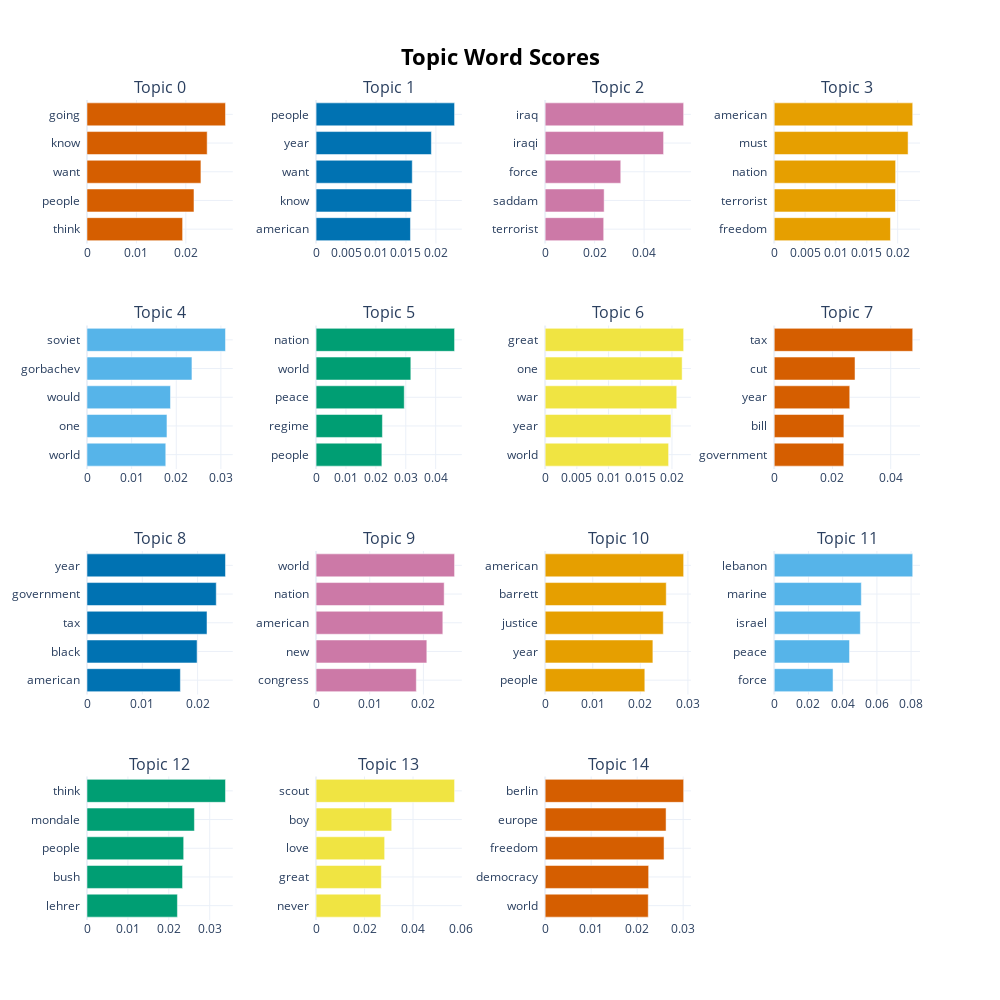
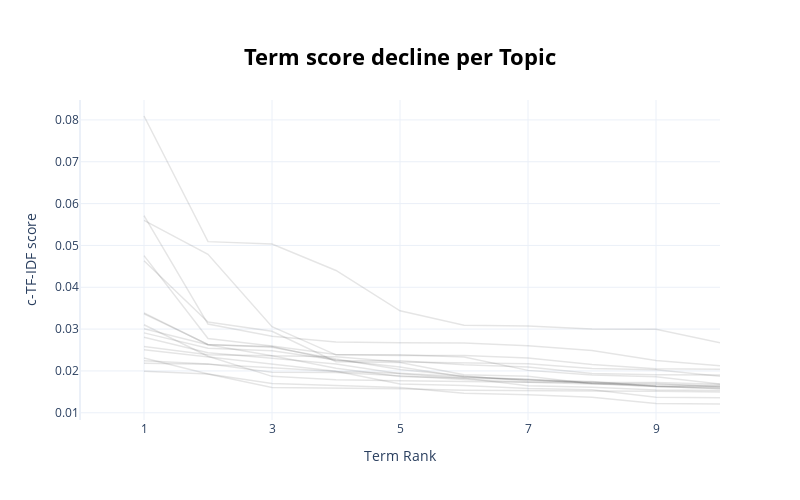
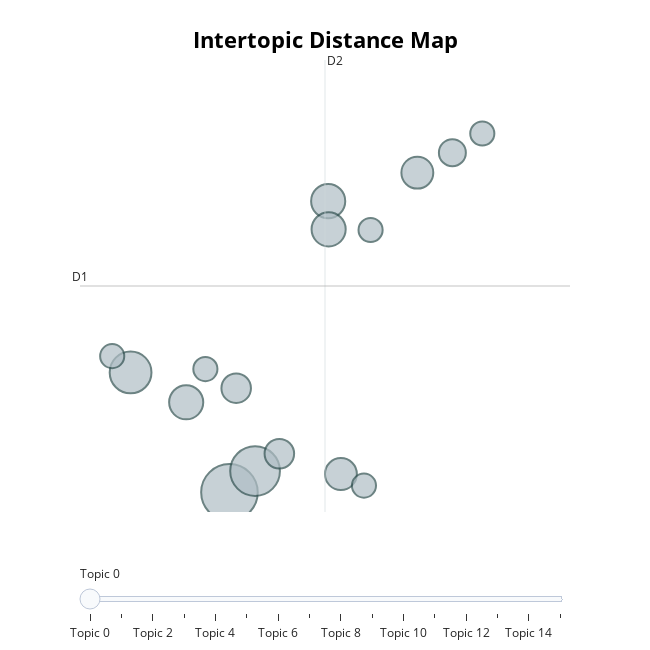
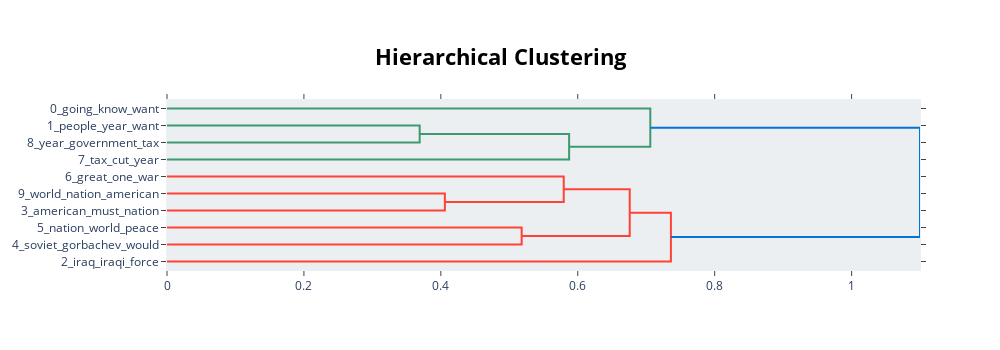

These figures' notebook cell, in order:
### Code cell
# Get the list of topics
n_1 = topic_model.get_topic_info()
display(n_1)
# To get the representative documents
representative_speeches = topic_model.get_representative_docs(0)

display(n_1,n_2)
# Get top 10 terms for a topic
display(topic_model.get_topic(1))

# Visualize top topic keywords
display(topic_model.visualize_barchart(top_n_topics=15))


# Visualize term rank decrease
display(topic_model.visualize_term_rank())


# Visualize intertopic distance
display(topic_model.visualize_topics())


# Visualize connections between topics using hierachical clustering
display(topic_model.visualize_hierarchy(top_n_topics=10))


# Visualize similarity using heatmap
display(topic_model.visualize_heatmap())


# Visualize probability distribution
display(topic_model.visualize_distribution(topic_model.probabilities_[0], min_probability=0.015))

### Figure 1 — Plotly figure (JSON) as saved in the notebook; plotly's stock layout.template omitted (floating-point values rounded to 4 significant figures)
{"data": [{"marker": {"color": "#D55E00"}, "orientation": "h", "type": "bar", "x": [0.01935, 0.02165, 0.02306, 0.02432, 0.02803], "xaxis": "x", "y": ["think  ", "people  ", "want  ", "know  ", "going  "], "yaxis": "y"}, {"marker": {"color": "#0072B2"}, "orientation": "h", "type": "bar", "x": [0.01575, 0.01594, 0.01605, 0.01924, 0.02311], "xaxis": "x2", "y": ["american  ", "know  ", "want  ", "year  ", "people  "], "yaxis": "y2"}, {"marker": {"color": "#CC79A7"}, "orientation": "h", "type": "bar", "x": [0.02367, 0.02385, 0.03056, 0.04787, 0.05599], "xaxis": "x3", "y": ["terrorist  ", "saddam  ", "force  ", "iraqi  ", "iraq  "], "yaxis": "y3"}, {"marker": {"color": "#E69F00"}, "orientation": "h", "type": "bar", "x": [0.01883, 0.01964, 0.01966, 0.02169, 0.02243], "xaxis": "x4", "y": ["freedom  ", "terrorist  ", "nation  ", "must  ", "american  "], "yaxis": "y4"}, {"marker": {"color": "#56B4E9"}, "orientation": "h", "type": "bar", "x": [0.01765, 0.01792, 0.0187, 0.02351, 0.03103], "xaxis": "x5", "y": ["world  ", "one  ", "would  ", "gorbachev  ", "soviet  "], "yaxis": "y5"}, {"marker": {"color": "#009E73"}, "orientation": "h", "type": "bar", "x": [0.022, 0.02218, 0.02949, 0.03169, 0.04632], "xaxis": "x6", "y": ["people  ", "regime  ", "peace  ", "world  ", "nation  "], "yaxis": "y6"}, {"marker": {"color": "#F0E442"}, "orientation": "h", "type": "bar", "x": [0.01947, 0.01984, 0.02075, 0.0216, 0.02184], "xaxis": "x7", "y": ["world  ", "year  ", "war  ", "one  ", "great  "], "yaxis": "y7"}, {"marker": {"color": "#D55E00"}, "orientation": "h", "type": "bar", "x": [0.0239, 0.02392, 0.02594, 0.02775, 0.04756], "xaxis": "x8", "y": ["government  ", "bill  ", "year  ", "cut  ", "tax  "], "yaxis": "y8"}, {"marker": {"color": "#0072B2"}, "orientation": "h", "type": "bar", "x": [0.01688, 0.0199, 0.0217, 0.02337, 0.02504], "xaxis": "x9", "y": ["american  ", "black  ", "tax  ", "government  ", "year  "], "yaxis": "y9"}, {"marker": {"color": "#CC79A7"}, "orientation": "h", "type": "bar", "x": [0.01868, 0.02064, 0.02362, 0.02387, 0.02581], "xaxis": "x10", "y": ["congress  ", "new  ", "american  ", "nation  ", "world  "], "yaxis": "y10"}, {"marker": {"color": "#E69F00"}, "orientation": "h", "type": "bar", "x": [0.02094, 0.02263, 0.02482, 0.02544, 0.0291], "xaxis": "x11", "y": ["people  ", "year  ", "justice  ", "barrett  ", "american  "], "yaxis": "y11"}, {"marker": {"color": "#56B4E9"}, "orientation": "h", "type": "bar", "x": [0.03438, 0.04401, 0.05033, 0.05091, 0.08093], "xaxis": "x12", "y": ["force  ", "peace  ", "israel  ", "marine  ", "lebanon  "], "yaxis": "y12"}, {"marker": {"color": "#009E73"}, "orientation": "h", "type": "bar", "x": [0.02211, 0.02336, 0.02364, 0.02626, 0.03386], "xaxis": "x13", "y": ["lehrer  ", "bush  ", "people  ", "mondale  ", "think  "], "yaxis": "y13"}, {"marker": {"color": "#F0E442"}, "orientation": "h", "type": "bar", "x": [0.02671, 0.02692, 0.02829, 0.03121, 0.05714], "xaxis": "x14", "y": ["never  ", "great  ", "love  ", "boy  ", "scout  "], "yaxis": "y14"}, {"marker": {"color": "#D55E00"}, "orientation": "h", "type": "bar", "x": [0.02241, 0.02249, 0.02584, 0.02628, 0.0301], "xaxis": "x15", "y": ["world  ", "democracy  ", "freedom  ", "europe  ", "berlin  "], "yaxis": "y15"}], "layout": {"annotations": [{"font": {"size": 16}, "showarrow": false, "text": "Topic 0", "x": 0.0875, "xanchor": "center", "xref": "paper", "y": 1, "yanchor": "bottom", "yref": "paper"}, {"font": {"size": 16}, "showarrow": false, "text": "Topic 1", "x": 0.3625, "xanchor": "center", "xref": "paper", "y": 1, "yanchor": "bottom", "yref": "paper"}, {"font": {"size": 16}, "showarrow": false, "text": "Topic 2", "x": 0.6375, "xanchor": "center", "xref": "paper", "y": 1, "yanchor": "bottom", "yref": "paper"}, {"font": {"size": 16}, "showarrow": false, "text": "Topic 3", "x": 0.9125, "xanchor": "center", "xref": "paper", "y": 1, "yanchor": "bottom", "yref": "paper"}, {"font": {"size": 16}, "showarrow": false, "text": "Topic 4", "x": 0.0875, "xanchor": "center", "xref": "paper", "y": 0.725, "yanchor": "bottom", "yref": "paper"}, {"font": {"size": 16}, "showarrow": false, "text": "Topic 5", "x": 0.3625, "xanchor": "center", "xref": "paper", "y": 0.725, "yanchor": "bottom", "yref": "paper"}, {"font": {"size": 16}, "showarrow": false, "text": "Topic 6", "x": 0.6375, "xanchor": "center", "xref": "paper", "y": 0.725, "yanchor": "bottom", "yref": "paper"}, {"font": {"size": 16}, "showarrow": false, "text": "Topic 7", "x": 0.9125, "xanchor": "center", "xref": "paper", "y": 0.725, "yanchor": "bottom", "yref": "paper"}, {"font": {"size": 16}, "showarrow": false, "text": "Topic 8", "x": 0.0875, "xanchor": "center", "xref": "paper", "y": 0.45, "yanchor": "bottom", "yref": "paper"}, {"font": {"size": 16}, "showarrow": false, "text": "Topic 9", "x": 0.3625, "xanchor": "center", "xref": "paper", "y": 0.45, "yanchor": "bottom", "yref": "paper"}, {"font": {"size": 16}, "showarrow": false, "text": "Topic 10", "x": 0.6375, "xanchor": "center", "xref": "paper", "y": 0.45, "yanchor": "bottom", "yref": "paper"}, {"font": {"size": 16}, "showarrow": false, "text": "Topic 11", "x": 0.9125, "xanchor": "center", "xref": "paper", "y": 0.45, "yanchor": "bottom", "yref": "paper"}, {"font": {"size": 16}, "showarrow": false, "text": "Topic 12", "x": 0.0875, "xanchor": "center", "xref": "paper", "y": 0.175, "yanchor": "bottom", "yref": "paper"}, {"font": {"size": 16}, "showarrow": false, "text": "Topic 13", "x": 0.3625, "xanchor": "center", "xref": "paper", "y": 0.175, "yanchor": "bottom", "yref": "paper"}, {"font": {"size": 16}, "showarrow": false, "text": "Topic 14", "x": 0.6375, "xanchor": "center", "xref": "paper", "y": 0.175, "yanchor": "bottom", "yref": "paper"}], "height": 1000, "hoverlabel": {"bgcolor": "white", "font": {"family": "Rockwell", "size": 16}}, "showlegend": false, "title": {"font": {"color": "Black", "size": 22}, "text": "<b>Topic Word Scores", "x": 0.5, "xanchor": "center", "yanchor": "top"}, "width": 1000, "xaxis": {"anchor": "y", "domain": [0, 0.175], "showgrid": true}, "xaxis10": {"anchor": "y10", "domain": [0.275, 0.45], "showgrid": true}, "xaxis11": {"anchor": "y11", "domain": [0.55, 0.725], "showgrid": true}, "xaxis12": {"anchor": "y12", "domain": [0.825, 1], "showgrid": true}, "xaxis13": {"anchor": "y13", "domain": [0, 0.175], "showgrid": true}, "xaxis14": {"anchor": "y14", "domain": [0.275, 0.45], "showgrid": true}, "xaxis15": {"anchor": "y15", "domain": [0.55, 0.725], "showgrid": true}, "xaxis16": {"anchor": "y16", "domain": [0.825, 1], "showgrid": true}, "xaxis2": {"anchor": "y2", "domain": [0.275, 0.45], "showgrid": true}, "xaxis3": {"anchor": "y3", "domain": [0.55, 0.725], "showgrid": true}, "xaxis4": {"anchor": "y4", "domain": [0.825, 1], "showgrid": true}, "xaxis5": {"anchor": "y5", "domain": [0, 0.175], "showgrid": true}, "xaxis6": {"anchor": "y6", "domain": [0.275, 0.45], "showgrid": true}, "xaxis7": {"anchor": "y7", "domain": [0.55, 0.725], "showgrid": true}, "xaxis8": {"anchor": "y8", "domain": [0.825, 1], "showgrid": true}, "xaxis9": {"anchor": "y9", "domain": [0, 0.175], "showgrid": true}, "yaxis": {"anchor": "x", "domain": [0.825, 1], "showgrid": true}, "yaxis10": {"anchor": "x10", "domain": [0.275, 0.45], "showgrid": true}, "yaxis11": {"anchor": "x11", "domain": [0.275, 0.45], "showgrid": true}, "yaxis12": {"anchor": "x12", "domain": [0.275, 0.45], "showgrid": true}, "yaxis13": {"anchor": "x13", "domain": [0, 0.175], "showgrid": true}, "yaxis14": {"anchor": "x14", "domain": [0, 0.175], "showgrid": true}, "yaxis15": {"anchor": "x15", "domain": [0, 0.175], "showgrid": true}, "yaxis16": {"anchor": "x16", "domain": [0, 0.175], "showgrid": true}, "yaxis2": {"anchor": "x2", "domain": [0.825, 1], "showgrid": true}, "yaxis3": {"anchor": "x3", "domain": [0.825, 1], "showgrid": true}, "yaxis4": {"anchor": "x4", "domain": [0.825, 1], "showgrid": true}, "yaxis5": {"anchor": "x5", "domain": [0.55, 0.725], "showgrid": true}, "yaxis6": {"anchor": "x6", "domain": [0.55, 0.725], "showgrid": true}, "yaxis7": {"anchor": "x7", "domain": [0.55, 0.725], "showgrid": true}, "yaxis8": {"anchor": "x8", "domain": [0.55, 0.725], "showgrid": true}, "yaxis9": {"anchor": "x9", "domain": [0.275, 0.45], "showgrid": true}}}

### Figure 2 — Plotly figure (JSON) as saved in the notebook; plotly's stock layout.template omitted (floating-point values rounded to 4 significant figures)
{"data": [{"hovertext": "<b>Topic -1</b>:people_american_one_know_year_grea", "line": {"color": "black", "width": 1.5}, "mode": "lines+lines", "name": "", "opacity": 0.1, "type": "scatter", "x": [1, 2, 3, 4, 5, 6, 7, 8, 9, 10], "y": [0.0199, 0.01928, 0.01697, 0.01645, 0.01605, 0.01466, 0.01429, 0.01372, 0.01221, 0.01209]}, {"hovertext": "<b>Topic 0</b>:going_know_want_people_think_go_lot", "line": {"color": "black", "width": 1.5}, "mode": "lines+lines", "name": "", "opacity": 0.1, "type": "scatter", "x": [1, 2, 3, 4, 5, 6, 7, 8, 9, 10], "y": [0.02803, 0.02432, 0.02306, 0.02165, 0.01935, 0.01828, 0.01644, 0.01612, 0.01546, 0.01533]}, {"hovertext": "<b>Topic 1</b>:people_year_want_know_american_grea", "line": {"color": "black", "width": 1.5}, "mode": "lines+lines", "name": "", "opacity": 0.1, "type": "scatter", "x": [1, 2, 3, 4, 5, 6, 7, 8, 9, 10], "y": [0.02311, 0.01924, 0.01605, 0.01594, 0.01575, 0.01541, 0.01525, 0.0152, 0.01513, 0.01494]}, {"hovertext": "<b>Topic 2</b>:iraq_iraqi_force_saddam_terrorist_w", "line": {"color": "black", "width": 1.5}, "mode": "lines+lines", "name": "", "opacity": 0.1, "type": "scatter", "x": [1, 2, 3, 4, 5, 6, 7, 8, 9, 10], "y": [0.05599, 0.04787, 0.03056, 0.02385, 0.02367, 0.02366, 0.02308, 0.02152, 0.02052, 0.0204]}, {"hovertext": "<b>Topic 3</b>:american_must_nation_terrorist_free", "line": {"color": "black", "width": 1.5}, "mode": "lines+lines", "name": "", "opacity": 0.1, "type": "scatter", "x": [1, 2, 3, 4, 5, 6, 7, 8, 9, 10], "y": [0.02243, 0.02169, 0.01966, 0.01964, 0.01883, 0.01795, 0.01729, 0.01723, 0.01722, 0.01679]}, {"hovertext": "<b>Topic 4</b>:soviet_gorbachev_would_one_world_nu", "line": {"color": "black", "width": 1.5}, "mode": "lines+lines", "name": "", "opacity": 0.1, "type": "scatter", "x": [1, 2, 3, 4, 5, 6, 7, 8, 9, 10], "y": [0.03103, 0.02351, 0.0187, 0.01792, 0.01765, 0.01753, 0.01731, 0.0169, 0.01679, 0.01651]}, {"hovertext": "<b>Topic 5</b>:nation_world_peace_regime_people_so", "line": {"color": "black", "width": 1.5}, "mode": "lines+lines", "name": "", "opacity": 0.1, "type": "scatter", "x": [1, 2, 3, 4, 5, 6, 7, 8, 9, 10], "y": [0.04632, 0.03169, 0.02949, 0.02218, 0.022, 0.01911, 0.01871, 0.01691, 0.01629, 0.01608]}, {"hovertext": "<b>Topic 6</b>:great_one_war_year_world_military_f", "line": {"color": "black", "width": 1.5}, "mode": "lines+lines", "name": "", "opacity": 0.1, "type": "scatter", "x": [1, 2, 3, 4, 5, 6, 7, 8, 9, 10], "y": [0.02184, 0.0216, 0.02075, 0.01984, 0.01947, 0.01869, 0.01787, 0.01706, 0.01626, 0.01581]}, {"hovertext": "<b>Topic 7</b>:tax_cut_year_bill_government_budget", "line": {"color": "black", "width": 1.5}, "mode": "lines+lines", "name": "", "opacity": 0.1, "type": "scatter", "x": [1, 2, 3, 4, 5, 6, 7, 8, 9, 10], "y": [0.04756, 0.02775, 0.02594, 0.02392, 0.0239, 0.02333, 0.02013, 0.019, 0.01861, 0.01686]}, {"hovertext": "<b>Topic 8</b>:year_government_tax_black_american_", "line": {"color": "black", "width": 1.5}, "mode": "lines+lines", "name": "", "opacity": 0.1, "type": "scatter", "x": [1, 2, 3, 4, 5, 6, 7, 8, 9, 10], "y": [0.02504, 0.02337, 0.0217, 0.0199, 0.01688, 0.01651, 0.01578, 0.01549, 0.01373, 0.0136]}, {"hovertext": "<b>Topic 9</b>:world_nation_american_new_congress_", "line": {"color": "black", "width": 1.5}, "mode": "lines+lines", "name": "", "opacity": 0.1, "type": "scatter", "x": [1, 2, 3, 4, 5, 6, 7, 8, 9, 10], "y": [0.02581, 0.02387, 0.02362, 0.02064, 0.01868, 0.01834, 0.01797, 0.01703, 0.017, 0.01616]}, {"hovertext": "<b>Topic 10</b>:american_barrett_justice_year_peop", "line": {"color": "black", "width": 1.5}, "mode": "lines+lines", "name": "", "opacity": 0.1, "type": "scatter", "x": [1, 2, 3, 4, 5, 6, 7, 8, 9, 10], "y": [0.0291, 0.02544, 0.02482, 0.02263, 0.02094, 0.01855, 0.01798, 0.01734, 0.01637, 0.01632]}, {"hovertext": "<b>Topic 11</b>:lebanon_marine_israel_peace_force_", "line": {"color": "black", "width": 1.5}, "mode": "lines+lines", "name": "", "opacity": 0.1, "type": "scatter", "x": [1, 2, 3, 4, 5, 6, 7, 8, 9, 10], "y": [0.08093, 0.05091, 0.05033, 0.04401, 0.03438, 0.03093, 0.03074, 0.03, 0.02998, 0.02674]}, {"hovertext": "<b>Topic 12</b>:think_mondale_people_bush_lehrer_q", "line": {"color": "black", "width": 1.5}, "mode": "lines+lines", "name": "", "opacity": 0.1, "type": "scatter", "x": [1, 2, 3, 4, 5, 6, 7, 8, 9, 10], "y": [0.03386, 0.02626, 0.02364, 0.02336, 0.02211, 0.02192, 0.02173, 0.02059, 0.02027, 0.01873]}, {"hovertext": "<b>Topic 13</b>:scout_boy_love_great_never_nation_", "line": {"color": "black", "width": 1.5}, "mode": "lines+lines", "name": "", "opacity": 0.1, "type": "scatter", "x": [1, 2, 3, 4, 5, 6, 7, 8, 9, 10], "y": [0.05714, 0.03121, 0.02829, 0.02692, 0.02671, 0.02665, 0.02603, 0.02489, 0.02251, 0.02124]}, {"hovertext": "<b>Topic 14</b>:berlin_europe_freedom_democracy_wo", "line": {"color": "black", "width": 1.5}, "mode": "lines+lines", "name": "", "opacity": 0.1, "type": "scatter", "x": [1, 2, 3, 4, 5, 6, 7, 8, 9, 10], "y": [0.0301, 0.02628, 0.02584, 0.02249, 0.02241, 0.02149, 0.02096, 0.0194, 0.01911, 0.01904]}, {"hovertext": "<b>Topic 15</b>:border_market_people_financial_wor", "line": {"color": "black", "width": 1.5}, "mode": "lines+lines", "name": "", "opacity": 0.1, "type": "scatter", "x": [1, 2, 3, 4, 5, 6, 7, 8, 9, 10], "y": [0.03364, 0.02631, 0.02568, 0.02284, 0.02036, 0.01876, 0.01759, 0.01747, 0.01635, 0.01577]}], "layout": {"height": 500, "hoverlabel": {"bgcolor": "white", "font": {"family": "Rockwell", "size": 16}}, "showlegend": false, "title": {"font": {"color": "Black", "size": 22}, "text": "<b>Term score decline per Topic</b>", "x": 0.5, "xanchor": "center", "y": 0.9, "yanchor": "top"}, "width": 800, "xaxis": {"dtick": 2, "range": [0, 10], "tick0": 1, "title": {"text": "Term Rank"}}, "yaxis": {"title": {"text": "c-TF-IDF score"}}}}

### Figure 3 — Plotly figure (JSON) as saved in the notebook; plotly's stock layout.template omitted (floating-point values rounded to 4 significant figures)
{"data": [{"customdata": [[0, "going | know | want | people | think", 22], [1, "people | year | want | know | american", 17], [2, "iraq | iraqi | force | saddam | terrorist", 12], [3, "american | must | nation | terrorist | freedom", 8], [4, "soviet | gorbachev | would | one | world", 8], [5, "nation | world | peace | regime | people", 8], [6, "great | one | war | year | world", 7], [7, "tax | cut | year | bill | government", 7], [8, "year | government | tax | black | american", 6], [9, "world | nation | american | new | congress", 6], [10, "american | barrett | justice | year | people", 5], [11, "lebanon | marine | israel | peace | force", 4], [12, "think | mondale | people | bush | lehrer", 4], [13, "scout | boy | love | great | never", 4], [14, "berlin | europe | freedom | democracy | world", 4], [15, "border | market | people | financial | work", 4]], "hovertemplate": "<b>Topic %{customdata[0]}</b><br>Words: %{customdata[1]}<br>Size: %{customdata[2]}", "legendgroup": "", "marker": {"color": "#B0BEC5", "line": {"color": "DarkSlateGrey", "width": 2}, "size": [22, 17, 12, 8, 8, 8, 7, 7, 6, 6, 5, 4, 4, 4, 4, 4], "sizemode": "area", "sizeref": 0.01375, "symbol": "circle"}, "mode": "markers", "name": "", "orientation": "v", "showlegend": false, "type": "scatter", "x": [3.83, 4.126, 2.689, 3.331, 4.97, 4.975, 5.999, 5.117, 4.406, 3.908, 6.403, 2.477, 5.383, 6.749, 5.459, 3.553], "xaxis": "x", "y": [2.235, 2.599, 4.283, 3.773, 7.208, 6.727, 7.695, 2.548, 2.895, 4.014, 8.036, 4.562, 2.351, 8.364, 6.715, 4.34], "yaxis": "y"}], "layout": {"annotations": [{"showarrow": false, "text": "D1", "x": 2.106, "y": 5.759, "yshift": 10}, {"showarrow": false, "text": "D2", "x": 4.933, "xshift": 10, "y": 9.618}], "height": 650, "hoverlabel": {"bgcolor": "white", "font": {"family": "Rockwell", "size": 16}}, "legend": {"itemsizing": "constant", "tracegroupgap": 0}, "margin": {"t": 60}, "shapes": [{"line": {"color": "#CFD8DC", "width": 2}, "type": "line", "x0": 4.933, "x1": 4.933, "y0": 1.9, "y1": 9.618}, {"line": {"color": "#9E9E9E", "width": 2}, "type": "line", "x0": 2.106, "x1": 7.761, "y0": 5.759, "y1": 5.759}], "sliders": [{"active": 0, "pad": {"t": 50}, "steps": [{"args": [{"marker.color": [["red", "#B0BEC5", "#B0BEC5", "#B0BEC5", "#B0BEC5", "#B0BEC5", "#B0BEC5", "#B0BEC5", "#B0BEC5", "#B0BEC5", "#B0BEC5", "#B0BEC5", "#B0BEC5", "#B0BEC5", "#B0BEC5", "#B0BEC5"]]}], "label": "Topic 0", "method": "update"}, {"args": [{"marker.color": [["#B0BEC5", "red", "#B0BEC5", "#B0BEC5", "#B0BEC5", "#B0BEC5", "#B0BEC5", "#B0BEC5", "#B0BEC5", "#B0BEC5", "#B0BEC5", "#B0BEC5", "#B0BEC5", "#B0BEC5", "#B0BEC5", "#B0BEC5"]]}], "label": "Topic 1", "method": "update"}, {"args": [{"marker.color": [["#B0BEC5", "#B0BEC5", "red", "#B0BEC5", "#B0BEC5", "#B0BEC5", "#B0BEC5", "#B0BEC5", "#B0BEC5", "#B0BEC5", "#B0BEC5", "#B0BEC5", "#B0BEC5", "#B0BEC5", "#B0BEC5", "#B0BEC5"]]}], "label": "Topic 2", "method": "update"}, {"args": [{"marker.color": [["#B0BEC5", "#B0BEC5", "#B0BEC5", "red", "#B0BEC5", "#B0BEC5", "#B0BEC5", "#B0BEC5", "#B0BEC5", "#B0BEC5", "#B0BEC5", "#B0BEC5", "#B0BEC5", "#B0BEC5", "#B0BEC5", "#B0BEC5"]]}], "label": "Topic 3", "method": "update"}, {"args": [{"marker.color": [["#B0BEC5", "#B0BEC5", "#B0BEC5", "#B0BEC5", "red", "#B0BEC5", "#B0BEC5", "#B0BEC5", "#B0BEC5", "#B0BEC5", "#B0BEC5", "#B0BEC5", "#B0BEC5", "#B0BEC5", "#B0BEC5", "#B0BEC5"]]}], "label": "Topic 4", "method": "update"}, {"args": [{"marker.color": [["#B0BEC5", "#B0BEC5", "#B0BEC5", "#B0BEC5", "#B0BEC5", "red", "#B0BEC5", "#B0BEC5", "#B0BEC5", "#B0BEC5", "#B0BEC5", "#B0BEC5", "#B0BEC5", "#B0BEC5", "#B0BEC5", "#B0BEC5"]]}], "label": "Topic 5", "method": "update"}, {"args": [{"marker.color": [["#B0BEC5", "#B0BEC5", "#B0BEC5", "#B0BEC5", "#B0BEC5", "#B0BEC5", "red", "#B0BEC5", "#B0BEC5", "#B0BEC5", "#B0BEC5", "#B0BEC5", "#B0BEC5", "#B0BEC5", "#B0BEC5", "#B0BEC5"]]}], "label": "Topic 6", "method": "update"}, {"args": [{"marker.color": [["#B0BEC5", "#B0BEC5", "#B0BEC5", "#B0BEC5", "#B0BEC5", "#B0BEC5", "#B0BEC5", "red", "#B0BEC5", "#B0BEC5", "#B0BEC5", "#B0BEC5", "#B0BEC5", "#B0BEC5", "#B0BEC5", "#B0BEC5"]]}], "label": "Topic 7", "method": "update"}, {"args": [{"marker.color": [["#B0BEC5", "#B0BEC5", "#B0BEC5", "#B0BEC5", "#B0BEC5", "#B0BEC5", "#B0BEC5", "#B0BEC5", "red", "#B0BEC5", "#B0BEC5", "#B0BEC5", "#B0BEC5", "#B0BEC5", "#B0BEC5", "#B0BEC5"]]}], "label": "Topic 8", "method": "update"}, {"args": [{"marker.color": [["#B0BEC5", "#B0BEC5", "#B0BEC5", "#B0BEC5", "#B0BEC5", "#B0BEC5", "#B0BEC5", "#B0BEC5", "#B0BEC5", "red", "#B0BEC5", "#B0BEC5", "#B0BEC5", "#B0BEC5", "#B0BEC5", "#B0BEC5"]]}], "label": "Topic 9", "method": "update"}, {"args": [{"marker.color": [["#B0BEC5", "#B0BEC5", "#B0BEC5", "#B0BEC5", "#B0BEC5", "#B0BEC5", "#B0BEC5", "#B0BEC5", "#B0BEC5", "#B0BEC5", "red", "#B0BEC5", "#B0BEC5", "#B0BEC5", "#B0BEC5", "#B0BEC5"]]}], "label": "Topic 10", "method": "update"}, {"args": [{"marker.color": [["#B0BEC5", "#B0BEC5", "#B0BEC5", "#B0BEC5", "#B0BEC5", "#B0BEC5", "#B0BEC5", "#B0BEC5", "#B0BEC5", "#B0BEC5", "#B0BEC5", "red", "#B0BEC5", "#B0BEC5", "#B0BEC5", "#B0BEC5"]]}], "label": "Topic 11", "method": "update"}, {"args": [{"marker.color": [["#B0BEC5", "#B0BEC5", "#B0BEC5", "#B0BEC5", "#B0BEC5", "#B0BEC5", "#B0BEC5", "#B0BEC5", "#B0BEC5", "#B0BEC5", "#B0BEC5", "#B0BEC5", "red", "#B0BEC5", "#B0BEC5", "#B0BEC5"]]}], "label": "Topic 12", "method": "update"}, {"args": [{"marker.color": [["#B0BEC5", "#B0BEC5", "#B0BEC5", "#B0BEC5", "#B0BEC5", "#B0BEC5", "#B0BEC5", "#B0BEC5", "#B0BEC5", "#B0BEC5", "#B0BEC5", "#B0BEC5", "#B0BEC5", "red", "#B0BEC5", "#B0BEC5"]]}], "label": "Topic 13", "method": "update"}, {"args": [{"marker.color": [["#B0BEC5", "#B0BEC5", "#B0BEC5", "#B0BEC5", "#B0BEC5", "#B0BEC5", "#B0BEC5", "#B0BEC5", "#B0BEC5", "#B0BEC5", "#B0BEC5", "#B0BEC5", "#B0BEC5", "#B0BEC5", "red", "#B0BEC5"]]}], "label": "Topic 14", "method": "update"}, {"args": [{"marker.color": [["#B0BEC5", "#B0BEC5", "#B0BEC5", "#B0BEC5", "#B0BEC5", "#B0BEC5", "#B0BEC5", "#B0BEC5", "#B0BEC5", "#B0BEC5", "#B0BEC5", "#B0BEC5", "#B0BEC5", "#B0BEC5", "#B0BEC5", "red"]]}], "label": "Topic 15", "method": "update"}]}], "title": {"font": {"color": "Black", "size": 22}, "text": "<b>Intertopic Distance Map", "x": 0.5, "xanchor": "center", "y": 0.95, "yanchor": "top"}, "width": 650, "xaxis": {"anchor": "y", "domain": [0, 1], "range": [2.106, 7.761], "title": {"text": ""}, "visible": false}, "yaxis": {"anchor": "x", "domain": [0, 1], "range": [1.9, 9.618], "title": {"text": ""}, "visible": false}}}

### Figure 4 — Plotly figure (JSON) as saved in the notebook; plotly's stock layout.template omitted (floating-point values rounded to 4 significant figures)
{"data": [{"hoverinfo": "text", "marker": {"color": "rgb(61,153,112)"}, "mode": "lines", "type": "scatter", "x": [0, 0.3691, 0.3691, 0], "xaxis": "x", "y": [-15, -15, -25, -25], "yaxis": "y"}, {"hoverinfo": "text", "marker": {"color": "rgb(61,153,112)"}, "mode": "lines", "type": "scatter", "x": [0.3691, 0.5874, 0.5874, 0], "xaxis": "x", "y": [-20, -20, -35, -35], "yaxis": "y"}, {"hoverinfo": "text", "marker": {"color": "rgb(61,153,112)"}, "mode": "lines", "type": "scatter", "x": [0, 0.706, 0.706, 0.5874], "xaxis": "x", "y": [-5, -5, -27.5, -27.5], "yaxis": "y"}, {"hoverinfo": "text", "marker": {"color": "rgb(255,65,54)"}, "mode": "lines", "type": "scatter", "x": [0, 0.4059, 0.4059, 0], "xaxis": "x", "y": [-55, -55, -65, -65], "yaxis": "y"}, {"hoverinfo": "text", "marker": {"color": "rgb(255,65,54)"}, "mode": "lines", "type": "scatter", "x": [0, 0.5795, 0.5795, 0.4059], "xaxis": "x", "y": [-45, -45, -60, -60], "yaxis": "y"}, {"hoverinfo": "text", "marker": {"color": "rgb(255,65,54)"}, "mode": "lines", "type": "scatter", "x": [0, 0.5181, 0.5181, 0], "xaxis": "x", "y": [-75, -75, -85, -85], "yaxis": "y"}, {"hoverinfo": "text", "marker": {"color": "rgb(255,65,54)"}, "mode": "lines", "type": "scatter", "x": [0.5795, 0.6759, 0.6759, 0.5181], "xaxis": "x", "y": [-52.5, -52.5, -80, -80], "yaxis": "y"}, {"hoverinfo": "text", "marker": {"color": "rgb(255,65,54)"}, "mode": "lines", "type": "scatter", "x": [0.6759, 0.7361, 0.7361, 0], "xaxis": "x", "y": [-66.25, -66.25, -95, -95], "yaxis": "y"}, {"hoverinfo": "text", "marker": {"color": "rgb(0,116,217)"}, "mode": "lines", "type": "scatter", "x": [0.706, 1.1, 1.1, 0.7361], "xaxis": "x", "y": [-16.25, -16.25, -80.62, -80.62], "yaxis": "y"}], "layout": {"autosize": false, "height": 350, "hoverlabel": {"bgcolor": "white", "font": {"family": "Rockwell", "size": 16}}, "hovermode": "closest", "plot_bgcolor": "#ECEFF1", "showlegend": false, "title": {"font": {"color": "Black", "size": 22}, "text": "<b>Hierarchical Clustering", "x": 0.5, "xanchor": "center", "yanchor": "top"}, "width": 1000, "xaxis": {"mirror": "allticks", "rangemode": "tozero", "showgrid": false, "showline": true, "showticklabels": true, "ticks": "outside", "type": "linear", "zeroline": false}, "yaxis": {"mirror": "allticks", "range": [-100, 0], "rangemode": "tozero", "showgrid": false, "showline": true, "showticklabels": true, "tickmode": "array", "ticks": "outside", "ticktext": ["0_going_know_want", "1_people_year_want", "8_year_government_tax", "7_tax_cut_year", "6_great_one_war", "9_world_nation_american", "3_american_must_nation", "5_nation_world_peace", "4_soviet_gorbachev_would", "2_iraq_iraqi_force"], "tickvals": [-5, -15, -25, -35, -45, -55, -65, -75, -85, -95], "type": "linear", "zeroline": false}}}
